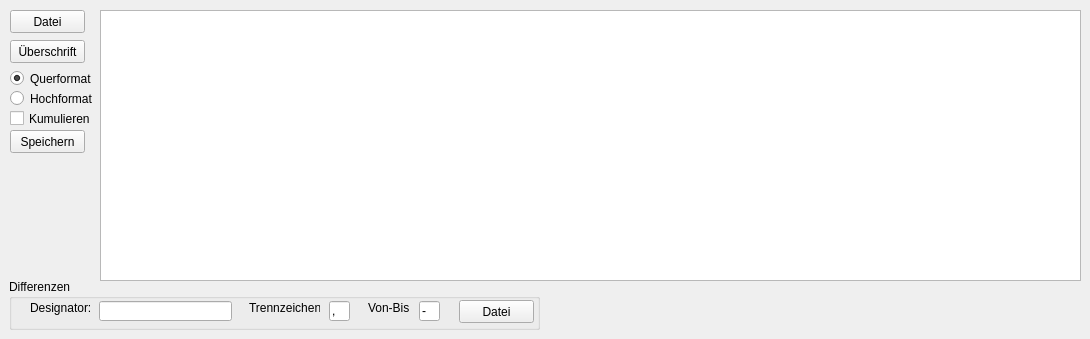
    <widget class="QWidget" name="tabBOM">
     <attribute name="title">
      <string>Stückliste</string>
     </attribute>
     <widget class="QPushButton" name="btnLoadBOM">
      <property name="geometry">
       <rect>
        <x>10</x>
        <y>10</y>
        <width>75</width>
        <height>23</height>
       </rect>
      </property>
      <property name="text">
       <string>Datei</string>
      </property>
     </widget>
     <widget class="QPushButton" name="btnSaveBOM">
      <property name="geometry">
       <rect>
        <x>10</x>
        <y>130</y>
        <width>75</width>
        <height>23</height>
       </rect>
      </property>
      <property name="text">
       <string>Speichern</string>
      </property>
     </widget>
     <widget class="QTableView" name="lstBOM">
      <property name="geometry">
       <rect>
        <x>100</x>
        <y>10</y>
        <width>981</width>
        <height>271</height>
       </rect>
      </property>
      <property name="dragEnabled">
       <bool>true</bool>
      </property>
      <property name="dragDropMode">
       <enum>QAbstractItemView::InternalMove</enum>
      </property>
     </widget>
     <widget class="QPushButton" name="btnSetBOMHeader">
      <property name="geometry">
       <rect>
        <x>10</x>
        <y>40</y>
        <width>75</width>
        <height>23</height>
       </rect>
      </property>
      <property name="text">
       <string>Überschrift</string>
      </property>
     </widget>
     <widget class="QRadioButton" name="rdbHorizontal">
      <property name="geometry">
       <rect>
        <x>10</x>
        <y>70</y>
        <width>91</width>
        <height>17</height>
       </rect>
      </property>
      <property name="text">
       <string>Querformat</string>
      </property>
      <property name="checked">
       <bool>true</bool>
      </property>
      <attribute name="buttonGroup">
       <string notr="true">formatGroup</string>
      </attribute>
     </widget>
     <widget class="QRadioButton" name="rdbVertical">
      <property name="geometry">
       <rect>
        <x>10</x>
        <y>90</y>
        <width>91</width>
        <height>17</height>
       </rect>
      </property>
      <property name="text">
       <string>Hochformat</string>
      </property>
      <attribute name="buttonGroup">
       <string notr="true">formatGroup</string>
      </attribute>
     </widget>
     <widget class="QCheckBox" name="ckbSumList">
      <property name="geometry">
       <rect>
        <x>10</x>
        <y>110</y>
        <width>81</width>
        <height>17</height>
       </rect>
      </property>
      <property name="text">
       <string>Kumulieren</string>
      </property>
     </widget>
     <widget class="QGroupBox" name="grpBOMDiff">
      <property name="enabled">
       <bool>true</bool>
      </property>
      <property name="geometry">
       <rect>
        <x>9</x>
        <y>279</y>
        <width>531</width>
        <height>51</height>
       </rect>
      </property>
      <property name="title">
       <string>Differenzen</string>
      </property>
      <widget class="QPushButton" name="btnBomDiffFile">
       <property name="geometry">
        <rect>
         <x>450</x>
         <y>21</y>
         <width>75</width>
         <height>23</height>
        </rect>
       </property>
       <property name="text">
        <string>Datei</string>
       </property>
      </widget>
      <widget class="QLineEdit" name="entBomDiffDesignatorName">
       <property name="geometry">
        <rect>
         <x>90</x>
         <y>22</y>
         <width>133</width>
         <height>20</height>
        </rect>
       </property>
      </widget>
      <widget class="QLineEdit" name="entBomDiffDelimiter">
       <property name="geometry">
        <rect>
         <x>320</x>
         <y>22</y>
         <width>21</width>
         <height>20</height>
        </rect>
       </property>
       <property name="text">
        <string>,</string>
       </property>
      </widget>
      <widget class="QLineEdit" name="entBomDiffRangeChar">
       <property name="geometry">
        <rect>
         <x>410</x>
         <y>22</y>
         <width>21</width>
         <height>20</height>
        </rect>
       </property>
       <property name="text">
        <string>-</string>
       </property>
      </widget>
      <widget class="QLabel" name="lblBomDiffDelimiter">
       <property name="geometry">
        <rect>
         <x>240</x>
         <y>21</y>
         <width>71</width>
         <height>16</height>
        </rect>
       </property>
       <property name="text">
        <string>Trennzeichen:</string>
       </property>
      </widget>
      <widget class="QLabel" name="lblBomDiffSheet2_3">
       <property name="geometry">
        <rect>
         <x>21</x>
         <y>21</y>
         <width>61</width>
         <height>16</height>
        </rect>
       </property>
       <property name="text">
        <string>Designator:</string>
       </property>
      </widget>
      <widget class="QLabel" name="lblBomDiffDelimiter_2">
       <property name="geometry">
        <rect>
         <x>359</x>
         <y>21</y>
         <width>41</width>
         <height>16</height>
        </rect>
       </property>
       <property name="text">
        <string>Von-Bis:</string>
       </property>
      </widget>
     </widget>
    </widget>
